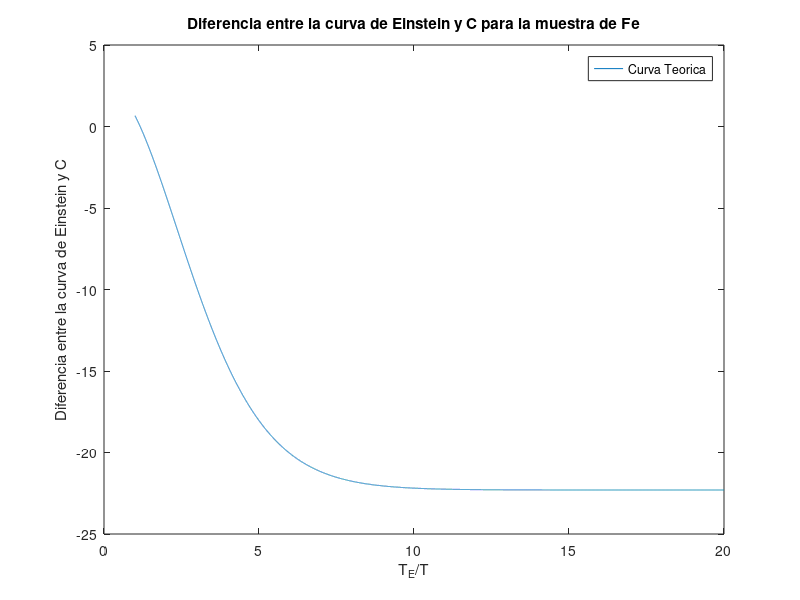

MATLAB code for this plot:
clear all; close all;
x = 1:0.001:20; 
R = 8.31446261815324; T = 185; % constante de los gases ideales R y temperatura promedio
c = 22.3; % <---------- SELECCIONAR calor especifico molar 
y =3*R*(x.^2).*((exp(x))./((exp(x)-1).^2)) - c;
plot (x,y); plot (x,y); xlabel('T_{E}/T'); ylabel('Diferencia entre la curva de Einstein y C'); legend('Curva Teorica'); title('Diferencia entre la curva de Einstein y C para la muestra de Fe')
print -djpeg -r100 temperaturamuestrahierro.jpg
i = 1; n = 1; mj0(1) = 0; mn0(1) = 0;
while (y(i)>0)
  mj0(i) = x(i);
  i = i+1;
end
x(i-1)
y(i-1)
x(i)
y(i)
precision = 0.5*(y(i-1) - y(i))
xmed = 0.5*(x(i)+x(i-1))
TE = (0.5*(x(i)+x(i-1)))*T  
deltaTE = (xmed - x(i-1))*T
